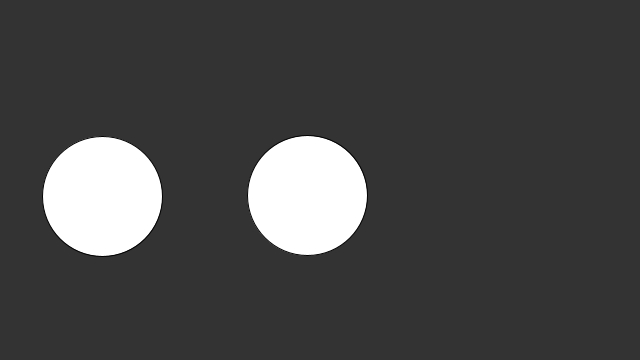
Frame 1 (no input)
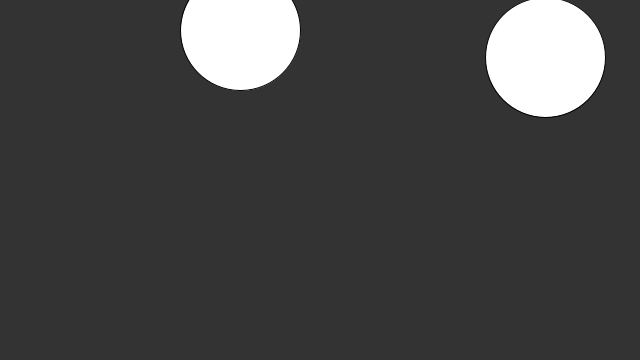
Frame 60 (the mouse pressed at the canvas centre just before this capture)
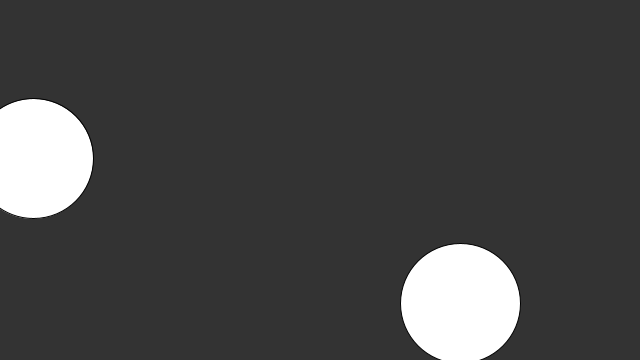
Frame 120 (the mouse held since frame 60 and released just before this capture)

The Processing sketch that drew these frames (run headless with seeded random() and noise(); from frame 60 on, the mouse is pressed at the canvas centre):

// Processing sketch: week15_04_circle_collision_cos_sin_vector_N_N2_M_M2_swap
// ── week15_04_circle_collision_cos_sin_vector_N_N2_M_M2_swap.pde
//week15_04_circle_collision_cos_sin_vector_N_N2_M_M2_swap
void setup(){
  size(640,360);
}
Ball ball=new Ball(100,200,60);
Ball ball2=new Ball(300,200,60);
void draw(){
  background(51);
  if(ball.checkCollision(ball2)) fill(#FFAAAA);
  else fill(255);
  ball.update();
  ball.display();
  ball2.update();
  ball2.display();
}

// ── Ball.pde
 class Ball {
  float x, y, r;
  float vx, vy;
  Ball(int x0, int y0, int r0) {
    x=x0;
    y=y0;
    r=r0;
    vx=random(-8, +8);
    vy=random(-8, +8);
  }
  boolean checkCollision(Ball other) {
    if (dist(x, y, other.x, other.y)<r+other.r) {
      PVector diff=new PVector(other.x-x, other.y-y);
      float len=diff.mag(); //maganitude 量值、長度
      float a=diff.heading(); //向量的方向，對應某個角度
      PVector N=diff.copy().normalize();
      N.mult(N.dot(new PVector(vx, vy)));
      PVector N2=new PVector(-N.y, N.x).normalize();
      N2.mult(N2.dot(new PVector(vx, vy)));

      PVector M=diff.copy().normalize();
      M.mult(M.dot(new PVector(other.vx, other.vy)));
      PVector M2=new PVector(-M.y, M.x).normalize();
      M2.mult(M2.dot(new PVector(other.vx, other.vy)));

      PVector newV1=PVector.add(M, N2);
      PVector newV2=PVector.add(N, M2);
      vx=newV1.x;
      vy=newV1.y;
      other.vx=newV2.x;
      other.vy=newV2.y;
      return true;
    } else return false;
  }
  void update() {
    if (x+vx>640||x+vx<0) vx=-vx;
    if (y+vy<0||y+vy>360) vy=-vy;
    x+=vx;
    y+=vy;
  }
  void display() {
    ellipse(x, y, r+r, r+r);
  }
}
